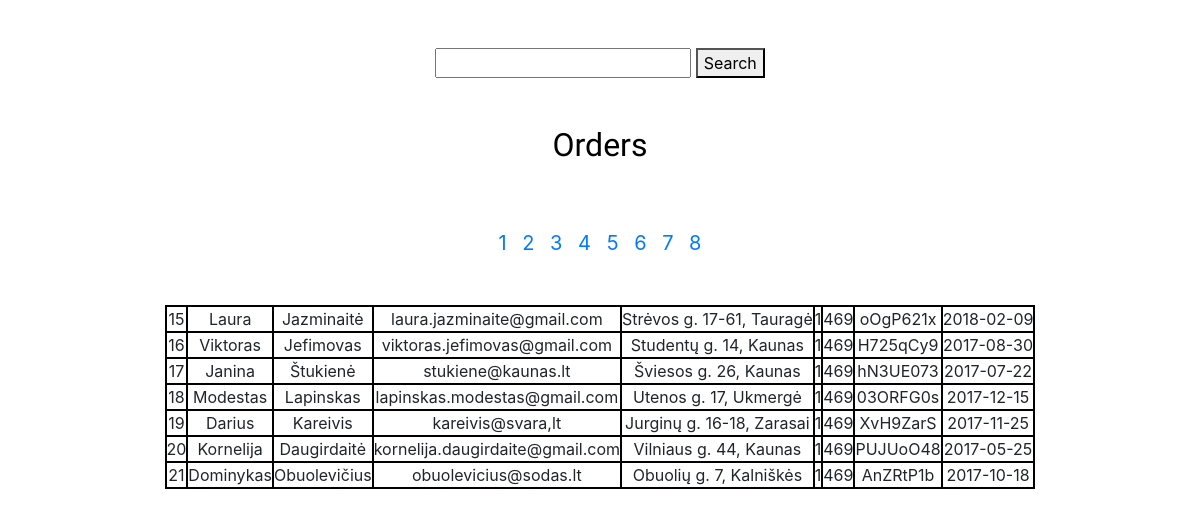
Screenshot of /php/order_list.php?page=3 with the database file from the repository.
### tables this page shows
CREATE TABLE `orders` (
  `id` int(11) NOT NULL,
  `name` varchar(255) NOT NULL,
  `last_name` varchar(255) NOT NULL,
  `email` varchar(255) NOT NULL,
  `shipping_adr` varchar(255) NOT NULL,
  `qty` varchar(255) NOT NULL,
  `order_price` int(4) NOT NULL,
  `order_number` varchar(255) NOT NULL,
  `date` date NOT NULL
);

### php/db_conn.php (called while the page is built, shortened)
<?php
class dbh {
  protected function connect() {
    $this->servername = "localhost";
    $this->username = "root";
    $this->password = "root";
    $this->dbname = "nfq";
    $conn = new mysqli ($this->servername, $this->username, $this->password, $this->dbname);
    mysqli_query($conn, "SET NAMES 'utf8'");
    return $conn;
  }
}
?>

### php/classes.php (called while the page is built, shortened)
<?php
include_once ('./db_conn.php');
  class order extends dbh {
    public function getOrders ($search, $start, $qty, $sort_type, $sort_col) {
        $sql = "SELECT * FROM orders LIMIT $start, $qty";
        $result = $this->connect()->query($sql);
        return $result;
      }
  }
?>

### php/order_list.php (the view, shortened to what this page needs)
<?php
include_once ('./classes.php');
include_once ('./f_show_order_results.php');
?>
<!DOCTYPE html>
<html>
<head>
  <link rel="stylesheet" href="https://maxcdn.bootstrapcdn.com/bootstrap/4.0.0/css/bootstrap.min.css">
  <link rel="stylesheet" href="../css/style.css">
</head>
<body>
<div class="container-fluid">
  <div class="row form_div">
    <div class="col-md-12">
      <form class="mt-5 mb-5 text-center" action="order_list.php" method="get">
        <input type="text" name="searchin_phrase" value="">
        <button type="submit" name="search">Search</button>
      </form>
    </div>
  </div>
  <div class="row order_table">
    <div class="col-md-12">
      <p class="text-center h3 mb-3 fill_up_headline"><a href="./order_list.php">Orders</a></p>
      <?php
            $newOrder = new order();
            $results_per_page = 7;
            if (!isset($_GET['sort']) && !isset($_GET['search'])) {
              $allOrders = showResults($newOrder, 'getOrders', $results_per_page, "", "", "");
            }
            elseif (isset($_GET['searchin_phrase']) && $_GET['searchin_phrase'] === "") {
              header('Location: ./order_list.php');
            }
            elseif (isset($_GET['searchin_phrase'])) {
              $allOrders = showResults($newOrder, 'searchOrders', $results_per_page, $_GET['searchin_phrase'], "", "");
            }
            elseif (isset($_GET['sort'])) {
              $allOrders = showResults($newOrder, 'sortOrders', $results_per_page, "", $_GET['sort'], $_GET['column_name']);
            }
      ?>
    </div>
    </div>
            <table class="mx-auto">
              <?php while ($row = mysqli_fetch_assoc($allOrders)) { ?>
               <tr>
                <td class="table_data"><?php echo $row['id'] ?></td>
                <td class="table_data"><?php echo $row['name'] ?></td>
                <td class="table_data"><?php echo $row['last_name'] ?></td>
                <td class="table_data"><?php echo $row['email'] ?></td>
                <td class="table_data"><?php echo $row['shipping_adr'] ?></td>
                <td class="table_data"><?php echo $row['qty'] ?></td>
                <td class="table_data"><?php echo $row['order_price'] ?></td>
                <td class="table_data"><?php echo $row['order_number'] ?></td>
                <td class="table_data"><?php echo $row['date'] ?></td>
               </tr>
             <?php }?>
          </table>
    </div>
</body>
</html>

### css/style.css (style rules this page uses)
.fill_up_headline, .shipping_info_headline { font-family: 'Ubuntu Condensed', sans-serif; font-size: 2em; }
.order_table { height: auto; }
.form_div { height: auto; }
.table_data { border: 2px solid black; text-align: center; }
tr, th, td { padding: 0; }
.fill_up_headline a:link, .fill_up_headline a:visited, .fill_up_headline a:hover, .fill_up_headline a:active { color: black; text-decoration: none; cursor: pointer; }

### rows the page displays
orders: id "15", name "Laura", last_name "Jazminaitė", email "laura.jazminaite@gmail.com", shipping_adr "Strėvos g. 17-61, Tauragė", qty "1", order_price "469", order_number "oOgP621x", date "2018-02-09"
orders: id "16", name "Viktoras", last_name "Jefimovas", email "viktoras.jefimovas@gmail.com", shipping_adr "Studentų g. 14, Kaunas", qty "1", order_price "469", order_number "H725qCy9", date "2017-08-30"
orders: id "17", name "Janina", last_name "Štukienė", email "stukiene@kaunas.lt", shipping_adr "Šviesos g. 26, Kaunas", qty "1", order_price "469", order_number "hN3UE073", date "2017-07-22"
orders: id "18", name "Modestas", last_name "Lapinskas", email "lapinskas.modestas@gmail.com", shipping_adr "Utenos g. 17, Ukmergė", qty "1", order_price "469", order_number "03ORFG0s", date "2017-12-15"
orders: id "19", name "Darius", last_name "Kareivis", email "kareivis@svara,lt", shipping_adr "Jurginų g. 16-18, Zarasai", qty "1", order_price "469", order_number "XvH9ZarS", date "2017-11-25"
orders: id "20", name "Kornelija", last_name "Daugirdaitė", email "kornelija.daugirdaite@gmail.com", shipping_adr "Vilniaus g. 44, Kaunas", qty "1", order_price "469", order_number "PUJUoO48", date "2017-05-25"
orders: id "21", name "Dominykas", last_name "Obuolevičius", email "obuolevicius@sodas.lt", shipping_adr "Obuolių g. 7, Kalniškės", qty "1", order_price "469", order_number "AnZRtP1b", date "2017-10-18"
